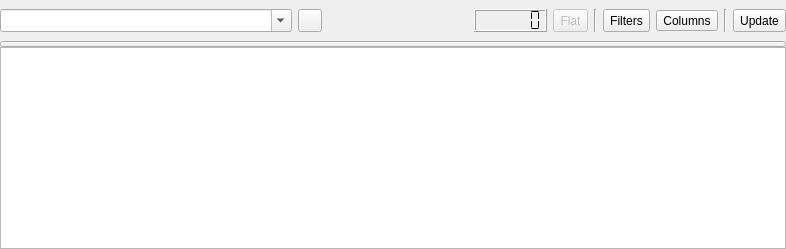
<?xml version="1.0" encoding="UTF-8"?>
<ui version="4.0">
 <class>MachineListViewer</class>
 <widget class="QWidget" name="MachineListViewer">
  <property name="geometry">
   <rect>
    <x>0</x>
    <y>0</y>
    <width>786</width>
    <height>249</height>
   </rect>
  </property>
  <property name="windowTitle">
   <string notr="true">MachineListViewer</string>
  </property>
  <layout class="QGridLayout" name="gridLayout">
   <property name="margin">
    <number>0</number>
   </property>
   <property name="spacing">
    <number>0</number>
   </property>
   <item row="0" column="0">
    <widget class="QWidget" name="widgetMenu" native="true">
     <layout class="QGridLayout" name="gridLayoutWidgetMenu" columnstretch="2,0,1,0,0,0,0,0,0,0">
      <property name="leftMargin">
       <number>0</number>
      </property>
      <property name="rightMargin">
       <number>0</number>
      </property>
      <item row="0" column="9">
       <widget class="QToolButton" name="toolButtonUpdateView">
        <property name="sizePolicy">
         <sizepolicy hsizetype="Fixed" vsizetype="Minimum">
          <horstretch>0</horstretch>
          <verstretch>0</verstretch>
         </sizepolicy>
        </property>
        <property name="toolTip">
         <string>Update view</string>
        </property>
        <property name="statusTip">
         <string>Update view</string>
        </property>
        <property name="text">
         <string>Update</string>
        </property>
        <property name="icon">
         <iconset resource="../qmc2.qrc">
          <normaloff>:/data/img/reload.png</normaloff>:/data/img/reload.png</iconset>
        </property>
        <property name="toolButtonStyle">
         <enum>Qt::ToolButtonTextBesideIcon</enum>
        </property>
       </widget>
      </item>
      <item row="0" column="6">
       <widget class="QToolButton" name="toolButtonConfigureFilters">
        <property name="sizePolicy">
         <sizepolicy hsizetype="Fixed" vsizetype="Minimum">
          <horstretch>0</horstretch>
          <verstretch>0</verstretch>
         </sizepolicy>
        </property>
        <property name="toolTip">
         <string>Configure view filters</string>
        </property>
        <property name="statusTip">
         <string>Configure view filters</string>
        </property>
        <property name="text">
         <string>Filters</string>
        </property>
        <property name="icon">
         <iconset resource="../qmc2.qrc">
          <normaloff>:/data/img/filter.png</normaloff>:/data/img/filter.png</iconset>
        </property>
        <property name="toolButtonStyle">
         <enum>Qt::ToolButtonTextBesideIcon</enum>
        </property>
       </widget>
      </item>
      <item row="0" column="4">
       <widget class="QToolButton" name="toolButtonViewModeToggle">
        <property name="enabled">
         <bool>false</bool>
        </property>
        <property name="sizePolicy">
         <sizepolicy hsizetype="Fixed" vsizetype="Minimum">
          <horstretch>0</horstretch>
          <verstretch>0</verstretch>
         </sizepolicy>
        </property>
        <property name="toolTip">
         <string>Toggle flat / tree view mode</string>
        </property>
        <property name="statusTip">
         <string>Toggle flat / tree view mode</string>
        </property>
        <property name="text">
         <string>Flat</string>
        </property>
        <property name="icon">
         <iconset resource="../qmc2.qrc">
          <normaloff>:/data/img/view_detail.png</normaloff>:/data/img/view_detail.png</iconset>
        </property>
        <property name="toolButtonStyle">
         <enum>Qt::ToolButtonTextBesideIcon</enum>
        </property>
       </widget>
      </item>
      <item row="0" column="3">
       <widget class="QLCDNumber" name="lcdNumberRecordCount">
        <property name="toolTip">
         <string>Number of records in view</string>
        </property>
        <property name="statusTip">
         <string>Number of records in view</string>
        </property>
        <property name="digitCount">
         <number>6</number>
        </property>
        <property name="segmentStyle">
         <enum>QLCDNumber::Flat</enum>
        </property>
       </widget>
      </item>
      <item row="0" column="1">
       <widget class="QToolButton" name="toolButtonToolsMenu">
        <property name="sizePolicy">
         <sizepolicy hsizetype="Fixed" vsizetype="Minimum">
          <horstretch>0</horstretch>
          <verstretch>0</verstretch>
         </sizepolicy>
        </property>
        <property name="toolTip">
         <string>Tools menu</string>
        </property>
        <property name="statusTip">
         <string>Tools menu</string>
        </property>
        <property name="icon">
         <iconset resource="../qmc2.qrc">
          <normaloff>:/data/img/toolbox.png</normaloff>:/data/img/toolbox.png</iconset>
        </property>
        <property name="popupMode">
         <enum>QToolButton::InstantPopup</enum>
        </property>
       </widget>
      </item>
      <item row="0" column="8">
       <widget class="Line" name="line2">
        <property name="orientation">
         <enum>Qt::Vertical</enum>
        </property>
       </widget>
      </item>
      <item row="0" column="0">
       <widget class="QComboBox" name="comboBoxViewName">
        <property name="sizePolicy">
         <sizepolicy hsizetype="MinimumExpanding" vsizetype="Minimum">
          <horstretch>0</horstretch>
          <verstretch>0</verstretch>
         </sizepolicy>
        </property>
        <property name="toolTip">
         <string>Enter a unique name for this view or select an existing one</string>
        </property>
        <property name="statusTip">
         <string>Enter a unique name for this view or select an existing one</string>
        </property>
        <property name="editable">
         <bool>true</bool>
        </property>
        <property name="insertPolicy">
         <enum>QComboBox::NoInsert</enum>
        </property>
       </widget>
      </item>
      <item row="0" column="7">
       <widget class="QToolButton" name="toolButtonVisibleColumns">
        <property name="toolTip">
         <string>Setup visible columns</string>
        </property>
        <property name="statusTip">
         <string>Setup visible columns</string>
        </property>
        <property name="text">
         <string>Columns</string>
        </property>
        <property name="icon">
         <iconset resource="../qmc2.qrc">
          <normaloff>:/data/img/columns.png</normaloff>:/data/img/columns.png</iconset>
        </property>
        <property name="toolButtonStyle">
         <enum>Qt::ToolButtonTextBesideIcon</enum>
        </property>
       </widget>
      </item>
      <item row="0" column="5">
       <widget class="Line" name="line1">
        <property name="orientation">
         <enum>Qt::Vertical</enum>
        </property>
       </widget>
      </item>
      <item row="0" column="2">
       <spacer name="horizontalSpacer">
        <property name="orientation">
         <enum>Qt::Horizontal</enum>
        </property>
        <property name="sizeType">
         <enum>QSizePolicy::MinimumExpanding</enum>
        </property>
        <property name="sizeHint" stdset="0">
         <size>
          <width>0</width>
          <height>20</height>
         </size>
        </property>
       </spacer>
      </item>
     </layout>
    </widget>
   </item>
   <item row="1" column="0">
    <widget class="QToolButton" name="toolButtonToggleMenu">
     <property name="sizePolicy">
      <sizepolicy hsizetype="Expanding" vsizetype="Fixed">
       <horstretch>0</horstretch>
       <verstretch>0</verstretch>
      </sizepolicy>
     </property>
     <property name="minimumSize">
      <size>
       <width>0</width>
       <height>6</height>
      </size>
     </property>
     <property name="maximumSize">
      <size>
       <width>16777215</width>
       <height>6</height>
      </size>
     </property>
     <property name="toolTip">
      <string>Toggle menu</string>
     </property>
     <property name="statusTip">
      <string>Toggle menu</string>
     </property>
    </widget>
   </item>
   <item row="2" column="0">
    <widget class="QTreeView" name="treeView">
     <property name="contextMenuPolicy">
      <enum>Qt::CustomContextMenu</enum>
     </property>
     <property name="textElideMode">
      <enum>Qt::ElideMiddle</enum>
     </property>
     <property name="uniformRowHeights">
      <bool>true</bool>
     </property>
     <property name="sortingEnabled">
      <bool>true</bool>
     </property>
     <property name="allColumnsShowFocus">
      <bool>true</bool>
     </property>
    </widget>
   </item>
  </layout>
 </widget>
 <tabstops>
  <tabstop>comboBoxViewName</tabstop>
  <tabstop>toolButtonToolsMenu</tabstop>
  <tabstop>toolButtonViewModeToggle</tabstop>
  <tabstop>toolButtonConfigureFilters</tabstop>
  <tabstop>toolButtonVisibleColumns</tabstop>
  <tabstop>toolButtonUpdateView</tabstop>
  <tabstop>toolButtonToggleMenu</tabstop>
  <tabstop>treeView</tabstop>
 </tabstops>
 <resources>
  <include location="../qmc2.qrc"/>
 </resources>
 <connections/>
</ui>
